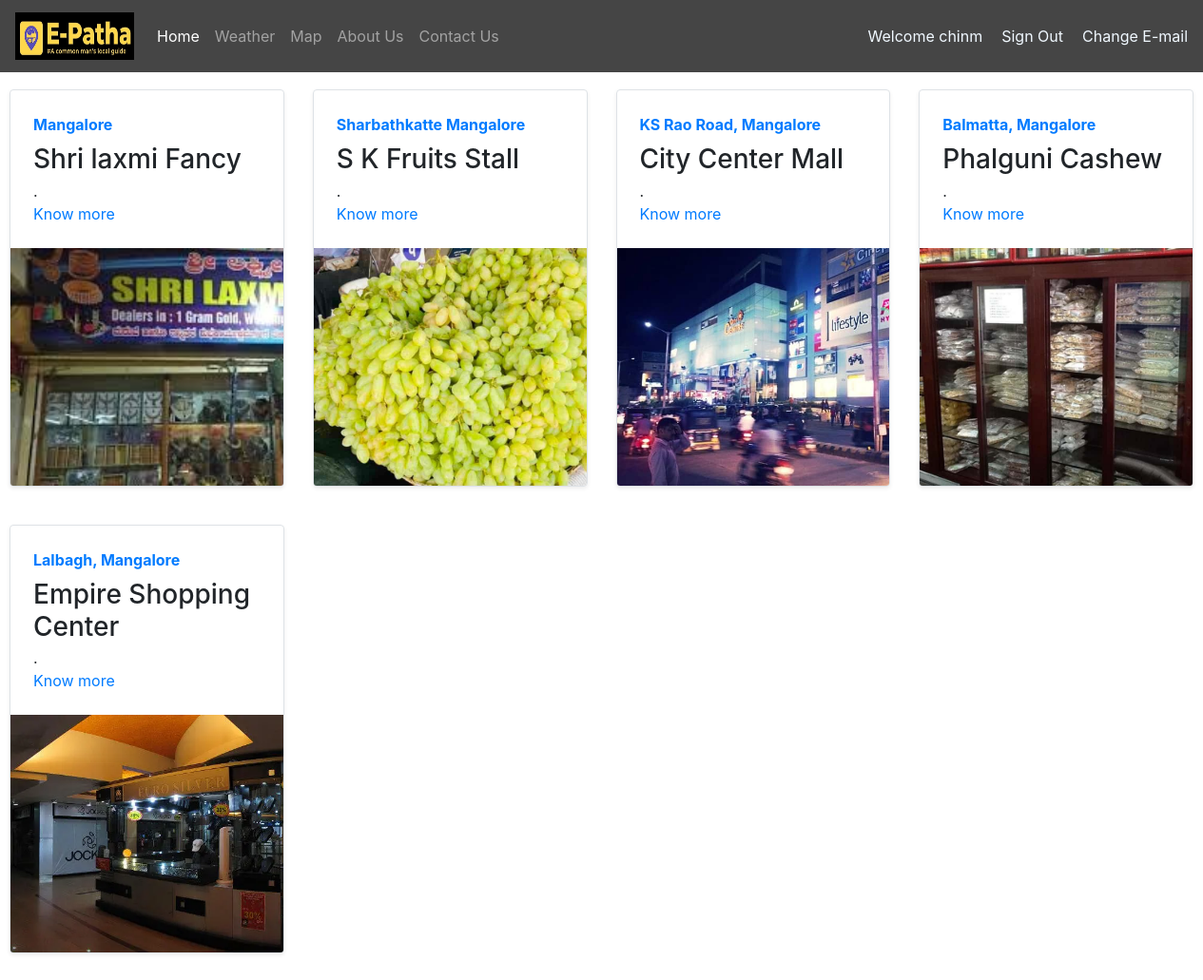
The page /local_shop/ (signed in) on the database its author committed.
### local_shop/models.py (models this page shows)
class Blogpost(models.Model):
    post_id = models.AutoField(primary_key=True)
    Place_name = models.CharField(max_length=50)
    place = models.CharField(max_length=500, default="")
    About = models.CharField(max_length=5000, default="")
    headding = models.CharField(max_length=500, default="")
    info = models.CharField(max_length=5000, default="")
    headdings = models.CharField(max_length=500, default="")
    informations = models.CharField(max_length=5000, default="")
    info_date = models.DateField()
    Images = models.ImageField(upload_to='e_patha/images', default="")
    def __str__(self):
        return self.Place_name

### local_shop/views.py (the view)
# urls.py: path("", views.index, name="blogHome"),
def index(request):
    myposts = Blogpost.objects.all()
    print(myposts)
    return render(request, 'local_shop/index.html',
                  {'myposts': myposts})

### local_shop/templates/local_shop/index.html (shortened to what this page needs)
{% extends 'e_patha/basic.html' %}
{% block body %}
<div class="c" style="padding:10px">
<div class="row my-2">
    {% for item in myposts %}
        <div class="col-md-3">
            <div
                class="row no-gutters border rounded overflow-hidden flex-md-row mb-3 shadow-sm h-md-100 position-relative">
                <div class="col p-4 d-flex flex-column position-static">
                    <strong class="d-inline-block mb-2 text-primary">{{item.place}}</strong>
                    <h3 class="mb-0">{{item.Place_name}}</h3>
                    <p class="card-text mb-auto">{{item.headding}}</p>
                    <a href="blogpost/{{item.post_id}}" class="stretched-link">Know more </a>
                </div>
                <div class="col-auto d-none d-lg-block">
                    <img src="/media/{{item.Images}}" class="bd-placeholder-img"  height="250"
                        aria-label="Placeholder: Thumbnail"/>
                </div>
            </div>
        </div>
{% if forloop.counter|divisibleby:4 %}
    </div><div class="row my-4">
    {% endif %}
    {% endfor %}
</div>
{% endblock %}

### e_patha/templates/e_patha/basic.html (shortened to what this page needs)
{% load static %}
<!doctype html>
<html lang="en">
  <head>
    <link rel="stylesheet" href="https://stackpath.bootstrapcdn.com/bootstrap/4.2.1/css/bootstrap.min.css">
  </head>
  <body>
    <div class="desktop">
      <nav class="navbar navbar-expand-lg navbar-dark bg-dark" style="background-color: #000000ba!important;">
        <a class="navbar-brand" href="/e_patha" style="padding-top:.325rem;padding-bottom:.325rem">
          <img src="/media/e_patha/images/logoo.jpeg" width="125" height="50" alt="E-Patha">
        </a>
        <div class="collapse navbar-collapse" id="navbarNav">
          <ul class="navbar-nav  mr-auto">
      <li class="nav-item active">
        <a class="nav-link" href="/e_patha/index1">Home <span class="sr-only">(current)</span></a>
      </li>
      <li class="nav-item">
        <a class="nav-link" href="/e_patha/weather">Weather</a>
      </li>
      <li class="nav-item">
        <a class="nav-link" href="/e_patha/map">Map</a>
      </li>
      <li class="nav-item">
        <a class="nav-link" href="/e_patha/about">About Us</a>
      </li>
       <li class="nav-item">
        <a class="nav-link" href="/e_patha/Contact_us_">Contact Us</a>
      </li>
    </ul>
    {% if user.is_authenticated %}
    <ul class="nav " style=" padding-left: 20px;"><a href=""style="color: aliceblue;text-decoration: none;">Welcome {{ user }}</a>
    </ul>
    <ul class="nav " style=" padding-left: 20px;"><a href="{% url 'account_logout' %}"style="color: aliceblue;text-decoration: none;">Sign Out</a>
    </ul>
    <ul class="nav " style=" padding-left: 20px;"><a href="{% url 'account_email' %}"style="color: aliceblue;text-decoration: none;">Change E-mail</a>
    </ul>
    {% else %}
    <ul class="nav " style=" padding-left: 20px;"><a href="{% url 'account_login' %}"style="color: aliceblue;text-decoration: none;">Sign In</a>
    </ul>
    <ul class="nav " style=" padding-left: 20px;"><a href="{% url 'account_signup' %}"style="color: aliceblue;text-decoration: none;">Sign Up</a>
    </ul>
    {% endif %}
  </div>
</nav>
  {% block body %} {% endblock %}
  </div>
  </body>
</html>

### e_patha/templates/e_patha/basic.html (style rules this page uses)
.desktop { width:100%; min-width:1250px; height:auto; }

### rows shown on the page
Blogpost: place "Mangalore", Place_name "Shri laxmi Fancy", headding ".", Images (picture)
Blogpost: place "Sharbathkatte Mangalore", Place_name "S K Fruits Stall", headding ".", Images (picture)
Blogpost: place "KS Rao Road, Mangalore", Place_name "City Center Mall", headding ".", Images (picture)
Blogpost: place "Balmatta, Mangalore", Place_name "Phalguni Cashew", headding ".", Images (picture)
Blogpost: place "Lalbagh, Mangalore", Place_name "Empire Shopping Center", headding ".", Images (picture)

### other values the page prints
{{ user }} "chinm"
